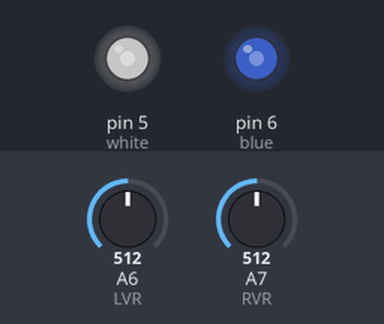
The sketch below on a simulated Arduino Nano, built with avr-gcc and run on an emulated ATmega328P. Shown: output pins drawn as LEDs (lit = HIGH). The inputs (shaded band) are chosen by the test bench; at power-on: A6 (LVR) = 512, A7 (RVR) = 512.

Above: at 1.2 s.
1.3 s: A6 (LVR) set to 716
At 1.8 s:
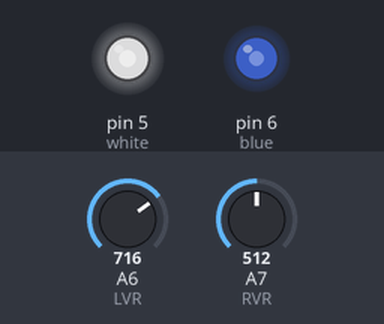
2.8 s: A7 (RVR) set to 716
At 4.0 s:
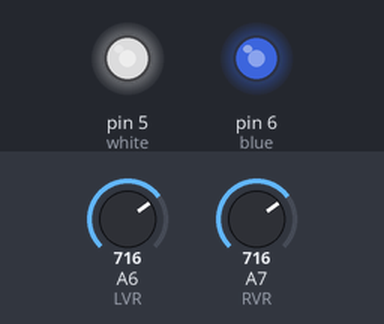
4.3 s: A6 (LVR) set to 900
At 5.2 s:
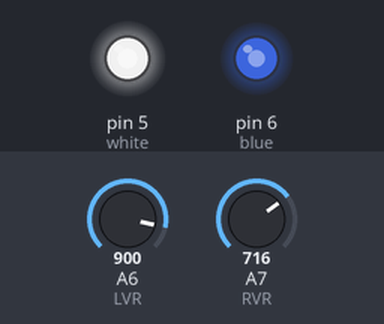
5.8 s: A7 (RVR) set to 900
At 6.4 s:
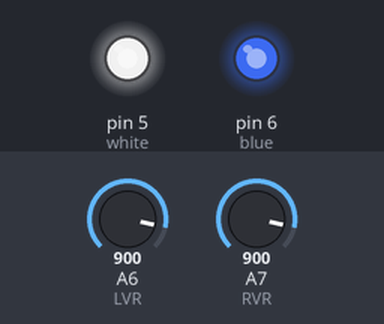
7.3 s: A6 (LVR) set to 511
At 8.5 s:
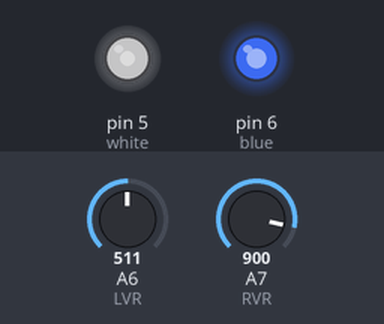
8.8 s: A7 (RVR) set to 122
At 9.9 s:
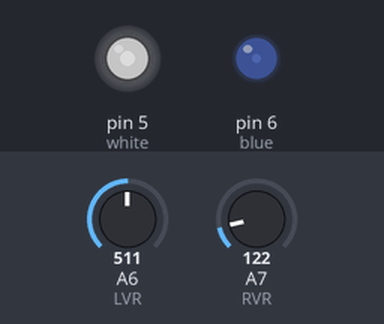
Timing chart, 0 to 11.3 s (numbered marks = the images above; inputs shaded):
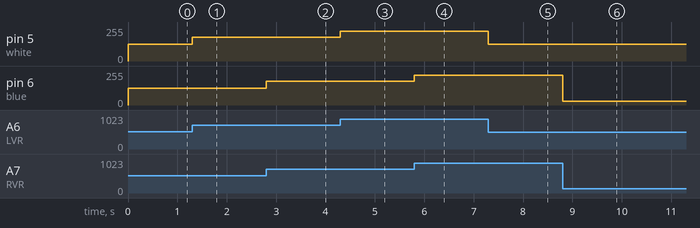

Measured:
- after the input at 1.3 s, pin 5 (white): 127/255 → 177/255 at once
- after the input at 2.8 s, pin 6 (blue): 127/255 → 177/255 at once
- after the input at 4.3 s, pin 5 (white): 177/255 → 223/255 at once
- after the input at 5.8 s, pin 6 (blue): 177/255 → 223/255 at once
- after the input at 7.3 s, pin 5 (white): 223/255 → 126/255 at once
- after the input at 8.8 s, pin 6 (blue): 223/255 → 30/255 at once

The sketch:

4_Onboard_variable_resistor.ino
```cpp
/*
   https://github.com/SFERA-GIT/Nano-shield
   СФЕРА ЗНАНИЙ (г.Челябинск) http://сферазнаний.рф/
   Пример работы с переменными резисторами (A6,A7)
   Для работы с переменными резисторами необходимо установить
   перемычки на верхней гребенке между зеленым и желтыми
   пинами напротив соответствующей ножки A6 или A7.
*/

//Объявляем константы с помощью оператора #define
#define white 5
#define blue 6
#define LVR A6
#define RVR A7

//Обязательная функция setup (выполняется один раз перед функцией loop)
void setup()
//Тело функции setup
{
  pinMode(white, OUTPUT);  //настройка контакт white(5) на выход
  pinMode(blue, OUTPUT);   //настройка контакт blue(6) на выход
  pinMode(LVR, INPUT);     //настройка контакт LVR(A6) на вход
  pinMode(RVR, INPUT);     //настройка контакт RVR(A7) на вход
}

//Обязательная функция loop (бесконечно повторяющаяся функция)
void loop()
//Тело функции loop
{
  int x = analogRead(LVR);     // создаем пееременную x типа int и присваеваем ей аналоговые значения с порта A6
  int y = analogRead(RVR);     // создаем пееременную y типа int и присваеваем ей аналоговые значения с порта A7
  x = map(x, 0, 1023, 0, 254); // для полученных значений переменной x применяем маску преобразуя диапазон 0-1023 к 0-254
  y = map(y, 0, 1023, 0, 254); // для полученных значений переменной y применяем маску преобразуя диапазон 0-1023 к 0-254
  analogWrite(white, x);       // преобразованные значения записываем на контакт(с ШИМ) white(5)
  analogWrite(blue, y);        // преобразованные значения записываем на контакт(с ШИМ) blue(6)
}
```
